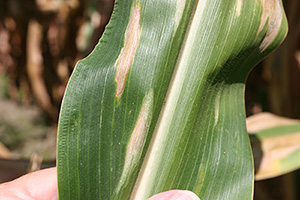
#> input picture dataset/train/Blight/Corn_Blight (100).jpg, 300 x 200 px, found by its file name; its folder holds only this picture in this run
$ python density_canopy.py
#> lines starting #> are read from the running program, lines starting #| are printed output that depends on the picture
import numpy as np
import cv2
import os
from sklearn.metrics import silhouette_score
import matplotlib.pyplot as plt

def load_images_with_labels(root_folder):
    """Load images from nested folders, assign labels based on folder names, and flatten them into feature vectors."""
#> called with root_folder = './resized_images_corns/train'
    images = []
    labels = []
    class_names = sorted(os.listdir(root_folder))  # Assuming each subfolder corresponds to a class

    for label, class_name in enumerate(class_names):
        class_folder = os.path.join(root_folder, class_name)
        if not os.path.isdir(class_folder):
            continue
        for file in os.listdir(class_folder):
            img_path = os.path.join(class_folder, file)
            img = cv2.imread(img_path, cv2.IMREAD_GRAYSCALE)  # Load in grayscale
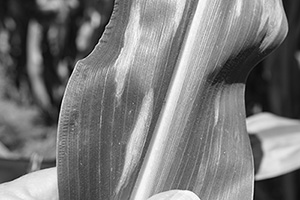
#> img: shape (200, 300); min 0, max 255, mean 121.1
            if img is not None:
                img_resized = cv2.resize(img, (244, 244))  # Resize to a standard size (244x244 in this case)
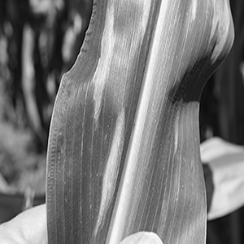
#> img_resized: shape (244, 244); min 4, max 253, mean 121
                img_flattened = img_resized.flatten()  # Flatten the image into a 1D vector
                images.append(img_flattened)
                labels.append(label)
                print(f"Loaded image: {img_path} from class: {class_name}")
#> pass 2 of the loop in load_images_with_labels, `for label, class_name in enumerate(class_names):`:
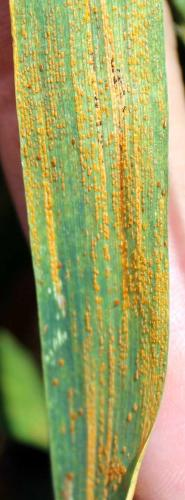
#> input picture dataset/train/Common_Rust/Corn_Common_Rust (1).jpg, 185 x 500 px, found by its file name
#> in load_images_with_labels, `img = cv2.imread(img_path, cv2.IMREAD_GRAYSCALE)`:
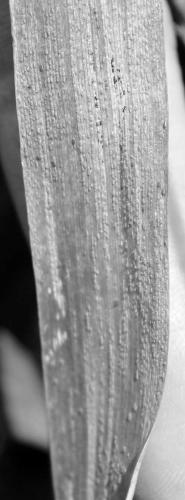
#> img: shape (500, 185); min 0, max 255, mean 147.5
#> in load_images_with_labels, `img_resized = cv2.resize(img, (244, 244))`:
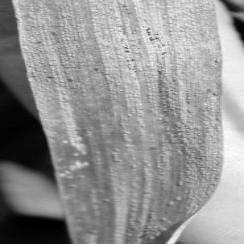
#> img_resized: shape (244, 244); min 0, max 253, mean 147.4

    print(f"Total images loaded: {len(images)}")
#| Total images loaded: 2
#> `data, labels, class_names = load_images_with_labels(root_folder)`: labels = [0, 1]; class_names = ['Blight', 'Common_Rust']
    return np.array(images), np.array(labels), class_names

def sample_images(images, labels, n_samples_per_class=500):
    """Sample a fixed number of images per class."""
#> called with images = array of shape (2, 59536), labels = array of shape (2,), n_samples_per_class = 10
    sampled_images = []
    sampled_labels = []

    unique_classes = np.unique(labels)
#> unique_classes = [0, 1]
    for cls in unique_classes:
        # Get all images of the current class
        class_indices = np.where(labels == cls)[0]
        # Randomly sample n_samples_per_class from the current class
        sampled_class_indices = np.random.choice(class_indices, n_samples_per_class, replace=False)
        sampled_images.extend(images[sampled_class_indices])
        sampled_labels.extend(labels[sampled_class_indices])
#> this loop made 1 pass
#> class_indices on pass 1: [0]
#> after the loop, sampled_images = []; sampled_labels = []

    return np.array(sampled_images), np.array(sampled_labels)

def distance(point1, point2):
    """Calculate the Euclidean distance between two points."""
    return np.linalg.norm(np.array(point1) - np.array(point2))

def get_centroid(points):
    """Calculate the centroid of a list of points."""
    return np.mean(points, axis=0)

# [10 lines left out: function assign_to_clusters, not called in this run]

def update_centroids(clusters):
    """Update centroids as the mean of all points assigned to each cluster."""
    return [get_centroid(cluster) for cluster in clusters]

def convergence_reached(old_centroids, new_centroids, tolerance=1e-4):
    """Check if the centroids have converged."""
    return all(distance(old, new) < tolerance for old, new in zip(old_centroids, new_centroids))

# [11 lines left out: function canopy_clustering, not called in this run]

def in_canopy(point, canopy, threshold):
    """Check if a point is within the canopy defined by the threshold."""
    return any(distance(point, center) < threshold for center in canopy)

# [17 lines left out: functions improved_kmeans, kmeans, not called in this run]

def calculate_silhouette_score(data, labels):
    """Calculate the Silhouette Score for the clustering result."""
    return silhouette_score(data, labels)

# [35 lines left out: function find_optimal_k_with_silhouette, not called in this run]

if __name__ == "__main__":
    # Path to root folder containing subfolders with images
    root_folder = "./resized_images_corns/train"

    # Load image data and labels
    data, labels, class_names = load_images_with_labels(root_folder)

    # Sample 500 images from each class
#> (the run stopped early here; a loop or call above may not have finished)
